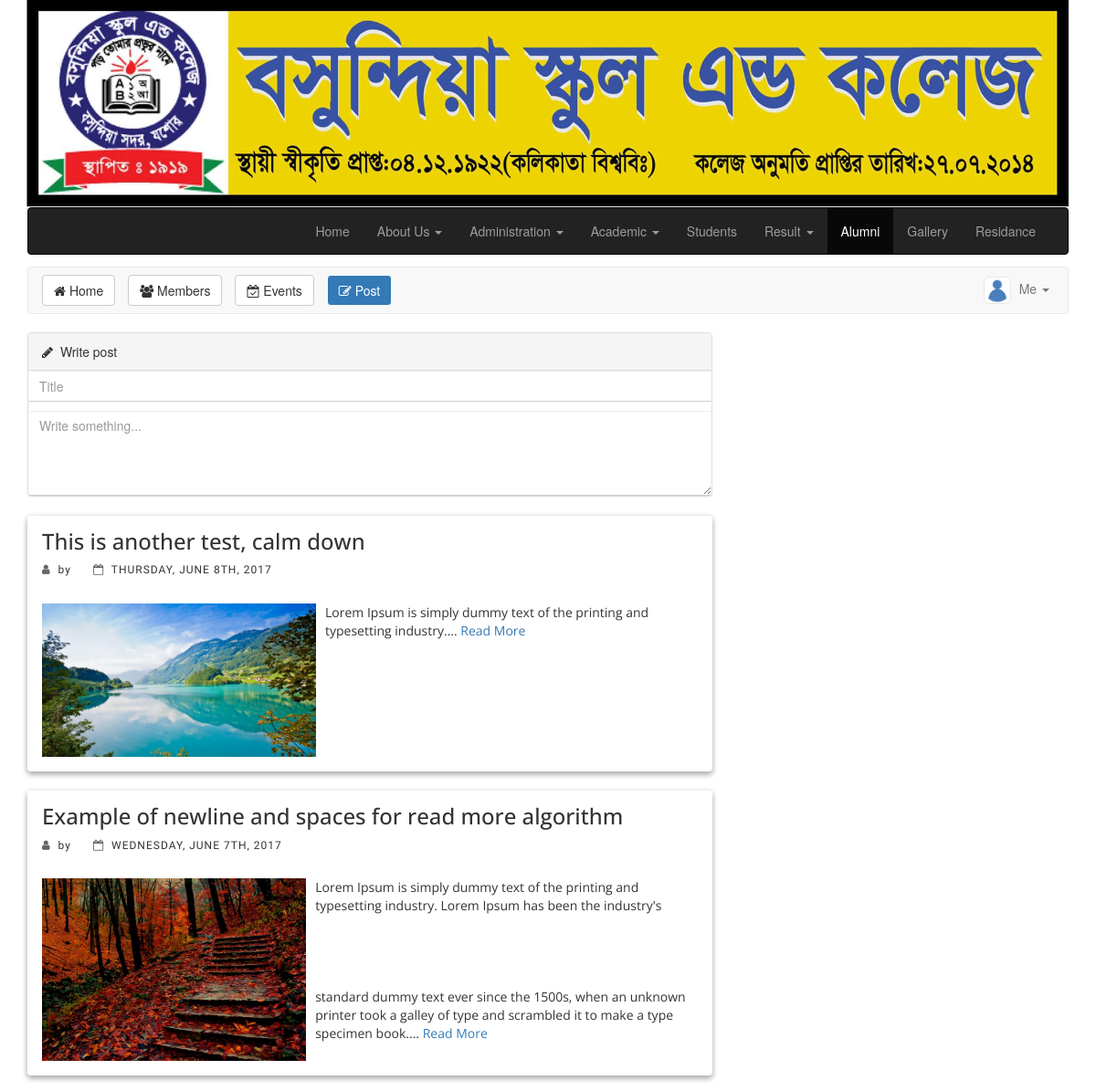
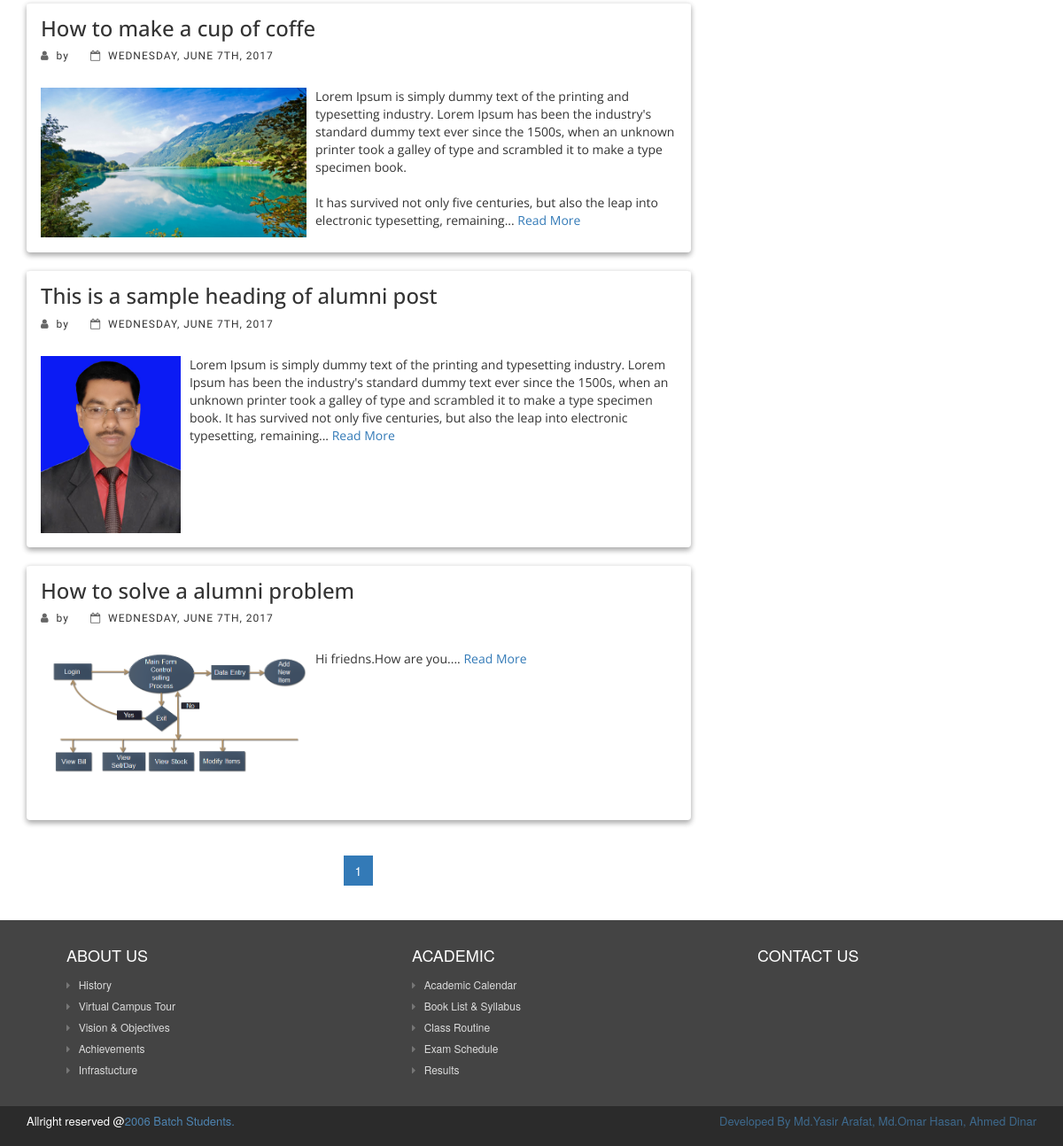
The page /alumni_post.php (signed in) on the database its author committed (2 pictures, top to bottom).
### tables this page shows
CREATE TABLE IF NOT EXISTS `post` (
  `id` int(11) NOT NULL AUTO_INCREMENT,
  `uid` int(11) NOT NULL,
  `title` varchar(512) NOT NULL,
  `content` TEXT NOT NULL,
  `img` varchar(11) NOT NULL,
  `posted` TIMESTAMP NOT NULL DEFAULT CURRENT_TIMESTAMP,
  `status` TINYINT(1) NOT NULL DEFAULT '1',
  PRIMARY KEY (`id`)
);

### alumni_post.php (the view, shortened to what this page needs)
<?php
include('database/connect.php');
include 'includes/paginator.php';
$curPage = 1;
$statement = "SELECT COUNT(*) as `count` FROM `post` WHERE `status` = 1";
$_query = $db->prepare($statement);
$result = $_query->fetchAll(PDO::FETCH_OBJ)[0];
$pageLimit = 5;
$pagination = new Pagination($curPage, $pageLimit, $result->count);
$statement = "
SELECT `post`.*, `alumnai`.`name`  FROM `post`
LEFT JOIN `alumnai`
ON `post`.`uid` = `alumnai`.`id`
WHERE `post`.`status` = 1
";
$statement .= " ORDER  BY `post`.`posted` DESC LIMIT :limit OFFSET :offset;";
$_query = $db->prepare($statement);
$_query->bindValue(':limit', (int)$pagination->getLimit(), PDO::PARAM_INT);
$_query->bindValue(':offset', (int)$pagination->offset(), PDO::PARAM_INT);
if( !$_query->execute() )
    die("Database error");
$postList = $_query->fetchAll(PDO::FETCH_OBJ);
function readMore($text){
    $text = strip_tags($text);
    $maxChar = 350;
    if (strlen($text) > $maxChar) {
        $stringCut = substr($text, 0, $maxChar);
        $coco = 0;
        $co = 0;
        for($i=0; $i<strlen($stringCut) && $coco<7; $i++){
            if( $stringCut[$i] === PHP_EOL ){
                $coco++;
                continue;
            }
            $co++;
            if($co===57)
                $coco++;
        }
        $stringCut = substr($text, 0, $i);
        $text = substr($stringCut, 0, strrpos($stringCut, ' '));
    }
    return $text;
}
?>
<!DOCTYPE html>
<html lang="en">
<head>
    <?php $active_nav="alumni"; $page_title = "Alumni Members"; include 'includes/head.php' ?>
    <link href="css/font-awesome.min.css" rel="stylesheet" />
</head>
<body>
<?php include 'includes/header.php'; ?>
<div class="content container min-body">
    <div class="row">
        <?php $alumniActive="post"; include "includes/alumni_side_menu.php"; ?>
        <div class="col-md-8">
            <div class="panel panel-default" id="editorPanel">
                <div class="panel-heading"><i class="fa fa-pencil" aria-hidden="true"></i> Write post</div>
                <form method="post" action="alumni_post.php" id="alumiPostForm" name="alumiPostForm" enctype="multipart/form-data" accept-charset="utf-8"  >
                    <input name="title" id="title" class="form-control" style="margin-bottom: 10px; border: 0; border-bottom: 1px solid #ccc;" value="" placeholder="Title" />
                    <textarea id="postEditor" class="form-control" rows="4" name="content" placeholder="Write something..." ></textarea>
                </form>
            </div>
            <?php if(!empty($postList)){ ?>
                <?php foreach ($postList as $post){ ?>
                    <div class="post-wrapper">
                        <div class="panel panel-default">
                            <div class="panel-heading">
                                <h3>
                                    <a href="alumni_post_vew.php?post=<?php echo $post->id; ?>">
                                        <?php echo $post->title; ?>
                                    </a>
                                </h3>
                                <div class="post-info">
                                    <span>
                                        <i class="fa fa-user" aria-hidden="true"></i> by <a href="alumni_post.php?user=<?php echo $post->uid; ?>"><?php echo strtoupper($post->name); ?></a>
                                    </span>
                                    <span><i class="fa fa-calendar-o" aria-hidden="true"></i> <?php echo strtoupper(date('l, F jS, Y', strtotime($post->posted)));  ?></span>
                                </div>
                            </div>
                            <div class="clearfix content-heading">
                                <img class="pull-left" height="300px" width="300px" src="alumni_post_img/<?php echo $post->img; ?>" />
                                <p><?php echo nl2br(readMore($post->content)); ?>... <a href="alumni_post_vew.php?post=<?php echo $post->id; ?>">Read More</a></p>
                            </div>
                        </div>
                    </div>
                <?php } ?>
            <?php } ?>
        </div>
    </div>
</div>
<?php include 'includes/footer.php'  ?>
</body>

### css/custom.css (style rules this page uses)
.min-body { min-height: 400px; }
.form-control { border: 1px solid #bfbfbf; border-radius: 2px !important; }
.panel-heading .fa { margin-right: 4px; }
.post-wrapper .panel-heading { padding: 0; padding-bottom: 15px; background: transparent; border: none; }
.post-wrapper h3 a { color: #333; }
.post-wrapper h3 { margin: 0; }
.post-wrapper, .post-view { margin-top: 15px; font-family: 'Open Sans', Arial, sans-serif; }
.post-wrapper p { font-size: 14px; line-height: 20px; }
.post-wrapper .panel-default { box-shadow: 0 3px 6px rgba(0,0,0,0.16), 0 3px 6px rgba(0,0,0,0.23); padding: 15px; border-color: transparent; border-top-color: #eee; }
.post-wrapper img { display: block; max-width: 300px; max-height: 200px; width: auto; height: auto; margin-right: 10px; }
.post-info .fa, .comments .fa { color: #666; }
.post-info { margin-top: 10px; margin-bottom: 12px; font-family: 'Josefin Sans', sans-serif; font-size: 12px; letter-spacing: 1px; }
.post-info span { margin-right: 20px; }
#postEditor { resize: vertical; border: none; border-bottom: 1px solid #ccc; }

### rows shown on the page
post: title "This is another test, calm down", posted "THURSDAY, JUNE 8TH, 2017", img (picture), content "Lorem Ipsum is simply dummy text of the printing and typesetting industry."
post: title "Example of newline and spaces for read more algorithm", posted "WEDNESDAY, JUNE 7TH, 2017", img (picture), content "Lorem Ipsum is simply dummy text of the printing and typesetting industry. Lorem Ipsum has been the industry's standard dummy text ever since the 1500s, when an unknown printer took a galley of type and scrambled it to make a type specimen book."
post: title "How to make a cup of coffe", posted "WEDNESDAY, JUNE 7TH, 2017", img (picture), content "Lorem Ipsum is simply dummy text of the printing and typesetting industry. Lorem Ipsum has been the industry's standard dummy text ever since the 1500s, when an unknown printer took a galley of type and scrambled it to make a type specimen book. It has survived not only five centuries, but also the leap into electronic typesetting, remaining"
post: title "This is a sample heading of alumni post", posted "WEDNESDAY, JUNE 7TH, 2017", img (picture), content "Lorem Ipsum is simply dummy text of the printing and typesetting industry. Lorem Ipsum has been the industry's standard dummy text ever since the 1500s, when an unknown printer took a galley of type and scrambled it to make a type specimen book. It has survived not only five centuries, but also the leap into electronic typesetting, remaining"
post: title "How to solve a alumni problem", posted "WEDNESDAY, JUNE 7TH, 2017", img (picture), content "Hi friedns.How are you."
